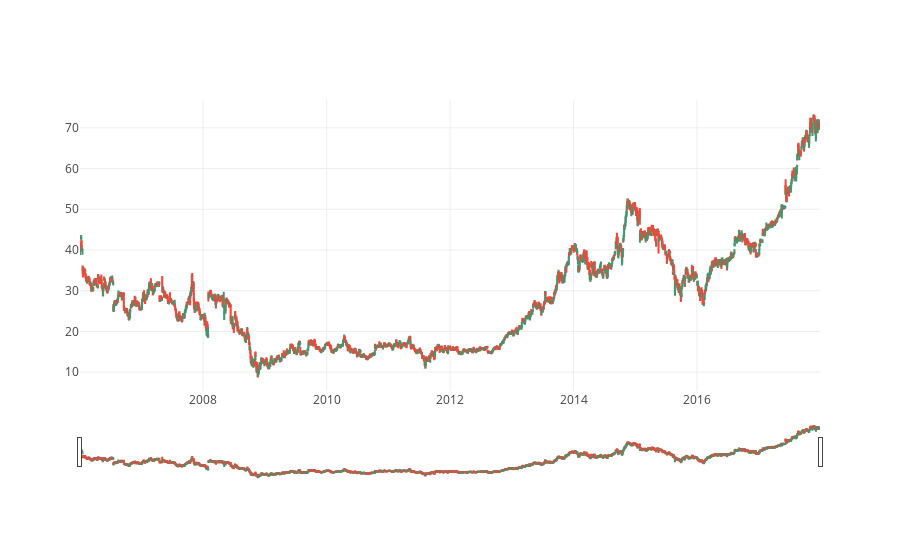

The cell this chart's notebook holds for it:
### Code cell
# Candlestick chart of 2006-2018
trace = go.Candlestick(x=google.index,
                open=google.Open,
                high=google.High,
                low=google.Low,
                close=google.Close)
data = [trace]
iplot(data, filename='simple_candlestick')

### Figure 1 — Plotly figure (JSON) as saved in the notebook; plotly's stock layout.template omitted (floating-point values rounded to 4 significant figures; data arrays with more than 128 entries replaced by an {"elided": "..."} marker saying what was removed)
{"data": [{"close": {"elided": "3019 float values"}, "high": {"elided": "3019 float values"}, "low": {"elided": "3019 float values"}, "open": {"elided": "3019 float values"}, "type": "candlestick", "uid": "cf44c789-14ee-4f46-b7b6-a6c5c1b57ebe", "x": {"elided": "3019 str values"}}], "layout": {}}
